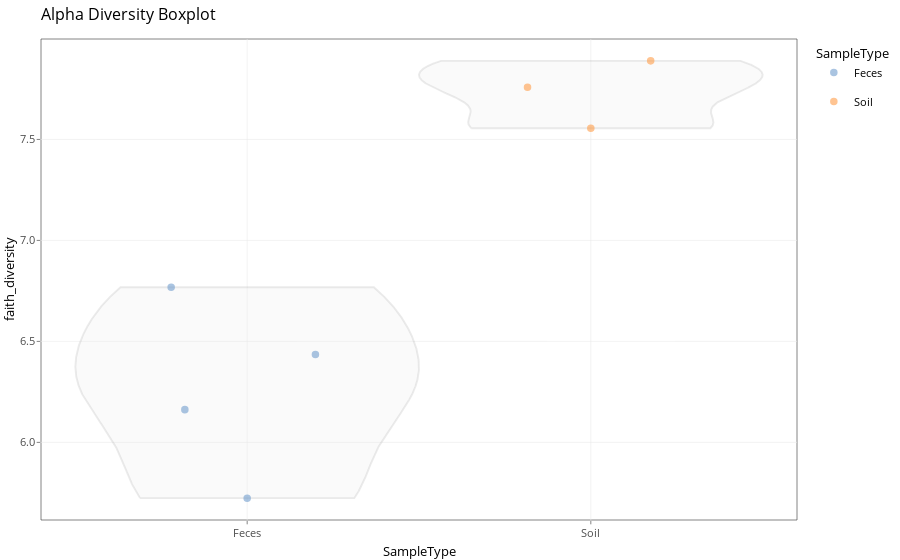

Notebook code for this chart:
### Markdown cell above
Once alpha diversity is estimated, we can visualise it with a boxplot. Compared to human fecal samples, soil samples turn out to be much more diverse!

### Code cell
# Visualise alpha diversity
p <- plotColData(
    tse_sub,
    y = "faith_diversity",
    x = "SampleType",
    colour_by = "SampleType"
)

p + ggtitle("Alpha Diversity Boxplot")

### Figure 1 — Plotly figure (JSON) as saved in the notebook; plotly's stock layout.template omitted (floating-point values rounded to 4 significant figures; data arrays with more than 128 entries replaced by an {"elided": "..."} marker saying what was removed)
{"data": [{"fill": "toself", "fillcolor": "rgba(229,229,229,0.2)", "hoverinfo": "text", "hoveron": "points", "line": {"color": "rgba(153,153,153,0.2)", "dash": "solid", "width": 1.89}, "marker": {"line": {}}, "mode": "lines", "showlegend": false, "text": {"elided": "2051 str values"}, "type": "scatter", "x": {"elided": "2051 mixed values"}, "xaxis": "x", "y": {"elided": "2051 mixed values"}, "yaxis": "y"}, {"hoverinfo": "text", "hoveron": "points", "legendgroup": "Feces", "line": {}, "marker": {"autocolorscale": false, "color": "rgba(114,158,206,1)", "line": {"color": "rgba(114,158,206,1)", "width": 1.89}, "opacity": 0.6, "size": 5.669, "symbol": "circle"}, "mode": "markers", "name": "Feces", "showlegend": true, "text": ["X: Feces<br />Y: 6.16220<br />colour_by: Feces", "X: Feces<br />Y: 6.43486<br />colour_by: Feces", "X: Feces<br />Y: 6.76824<br />colour_by: Feces", "X: Feces<br />Y: 5.72394<br />colour_by: Feces"], "type": "scatter", "x": [0.8186, 1.199, 0.7788, 1], "xaxis": "x", "y": [6.162, 6.435, 6.768, 5.724], "yaxis": "y"}, {"hoverinfo": "text", "hoveron": "points", "legendgroup": "Soil", "line": {}, "marker": {"autocolorscale": false, "color": "rgba(255,158,74,1)", "line": {"color": "rgba(255,158,74,1)", "width": 1.89}, "opacity": 0.6, "size": 5.669, "symbol": "circle"}, "mode": "markers", "name": "Soil", "showlegend": true, "text": ["X: Soil<br />Y: 7.88902<br />colour_by: Soil", "X: Soil<br />Y: 7.75861<br />colour_by: Soil", "X: Soil<br />Y: 7.55564<br />colour_by: Soil"], "type": "scatter", "x": [2.174, 1.816, 2], "xaxis": "x", "y": [7.889, 7.759, 7.556], "yaxis": "y"}], "layout": {"barmode": "relative", "font": {"color": "rgba(0,0,0,1)", "family": "", "size": 13.28}, "hovermode": "closest", "legend": {"bgcolor": "rgba(255,255,255,1)", "bordercolor": "transparent", "borderwidth": 1.718, "font": {"color": "rgba(0,0,0,1)", "family": "", "size": 10.63}, "title": {"font": {"color": "rgba(0,0,0,1)", "family": "", "size": 13.28}, "text": "SampleType"}}, "margin": {"b": 33.87, "l": 39.19, "r": 6.642, "t": 38.58}, "paper_bgcolor": "rgba(255,255,255,1)", "plot_bgcolor": "rgba(255,255,255,1)", "shapes": [{"fillcolor": "transparent", "layer": "below", "line": {"color": "rgba(51,51,51,1)", "linetype": "solid", "width": 0.6038}, "type": "rect", "x0": 0, "x1": 1, "xref": "paper", "y0": 0, "y1": 1, "yref": "paper"}], "showlegend": true, "title": {"font": {"color": "rgba(0,0,0,1)", "family": "", "size": 15.94}, "text": "Alpha Diversity Boxplot", "x": 0, "xref": "paper"}, "xaxis": {"anchor": "y", "automargin": true, "autorange": false, "categoryarray": ["Feces", "Soil"], "categoryorder": "array", "domain": [0, 1], "gridcolor": "rgba(235,235,235,1)", "gridwidth": 0.6038, "hoverformat": ".2f", "linecolor": {}, "linewidth": 0, "nticks": {}, "range": [0.4, 2.6], "showgrid": true, "showline": false, "showticklabels": true, "tickangle": 0, "tickcolor": "rgba(51,51,51,1)", "tickfont": {"color": "rgba(77,77,77,1)", "family": "", "size": 10.63}, "ticklen": 3.321, "tickmode": "array", "ticks": "outside", "ticktext": ["Feces", "Soil"], "tickvals": [1, 2], "tickwidth": 0.6038, "title": {"font": {"color": "rgba(0,0,0,1)", "family": "", "size": 13.28}, "text": "SampleType"}, "type": "linear", "zeroline": false}, "yaxis": {"anchor": "x", "automargin": true, "autorange": false, "categoryarray": ["6.0", "6.5", "7.0", "7.5"], "categoryorder": "array", "domain": [0, 1], "gridcolor": "rgba(235,235,235,1)", "gridwidth": 0.6038, "hoverformat": ".2f", "linecolor": {}, "linewidth": 0, "nticks": {}, "range": [5.616, 7.997], "showgrid": true, "showline": false, "showticklabels": true, "tickangle": 0, "tickcolor": "rgba(51,51,51,1)", "tickfont": {"color": "rgba(77,77,77,1)", "family": "", "size": 10.63}, "ticklen": 3.321, "tickmode": "array", "ticks": "outside", "ticktext": ["6.0", "6.5", "7.0", "7.5"], "tickvals": [6, 6.5, 7, 7.5], "tickwidth": 0.6038, "title": {"font": {"color": "rgba(0,0,0,1)", "family": "", "size": 13.28}, "text": "faith_diversity"}, "type": "linear", "zeroline": false}}}
